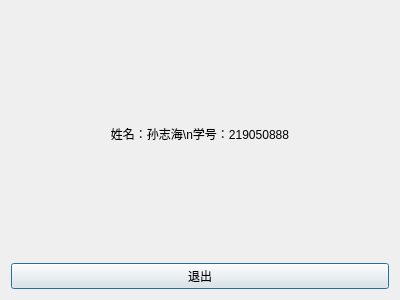
<?xml version="1.0" encoding="UTF-8"?>
<ui version="4.0">
 <class>szh003</class>
 <widget class="QDialog" name="szh003">
  <property name="geometry">
   <rect>
    <x>0</x>
    <y>0</y>
    <width>400</width>
    <height>300</height>
   </rect>
  </property>
  <property name="windowTitle">
   <string>Dialog</string>
  </property>
  <layout class="QVBoxLayout" name="verticalLayout">
   <item>
    <widget class="QLabel" name="label">
     <property name="text">
      <string>姓名：孙志海\n学号：219050888</string>
     </property>
     <property name="alignment">
      <set>Qt::AlignCenter</set>
     </property>
    </widget>
   </item>
   <item>
    <widget class="QPushButton" name="pushButton_2">
     <property name="text">
      <string>退出</string>
     </property>
    </widget>
   </item>
  </layout>
 </widget>
 <resources/>
 <connections/>
</ui>
